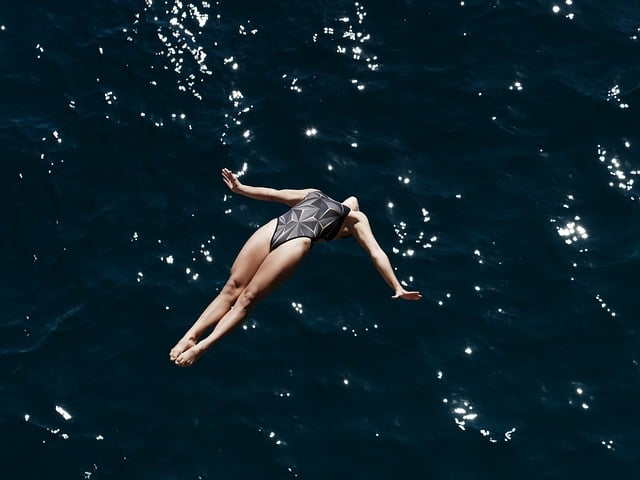
#> input picture image-1.jpg, 640 x 480 px
$ python opencv-2.py
#> lines starting #> are read from the running program, lines starting #| are printed output that depends on the picture
import cv2

img = cv2.imread('./image-1.jpg', 0)
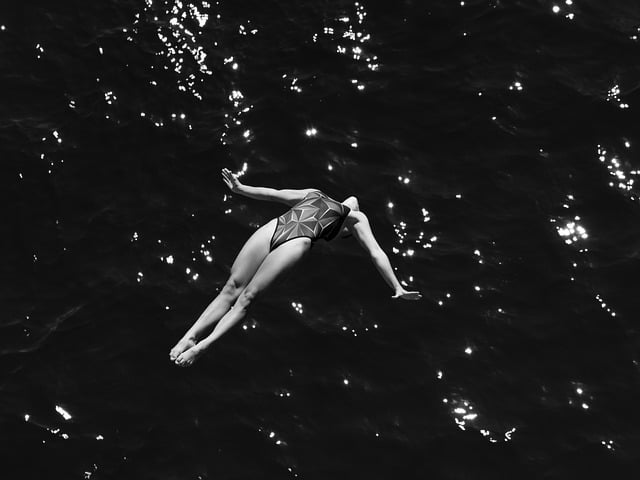
#> img: shape (480, 640); min 0, max 255, mean 27.4
# img = cv2.resize(img, (400, 400))

# resize
img = cv2.resize(img, (0, 0), fx=0.5, fy=0.5)
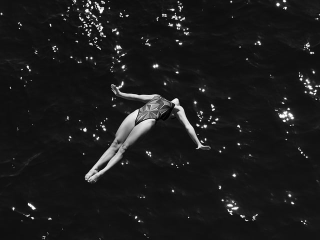
#> img: shape (240, 320); min 1, max 255, mean 27.6

# rotate
img = cv2.rotate(img, cv2.ROTATE_90_COUNTERCLOCKWISE)
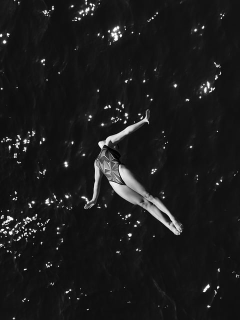
#> img: shape (320, 240); min 1, max 255, mean 27.6

cv2.imshow('image', img)

k = cv2.waitKey(3000)
#> (key Esc is pressed here)
if k == ord('s'):
    cv2.imwrite('new.jpg', img)

$ run again, with image-2.jpg copied over image-1.jpg
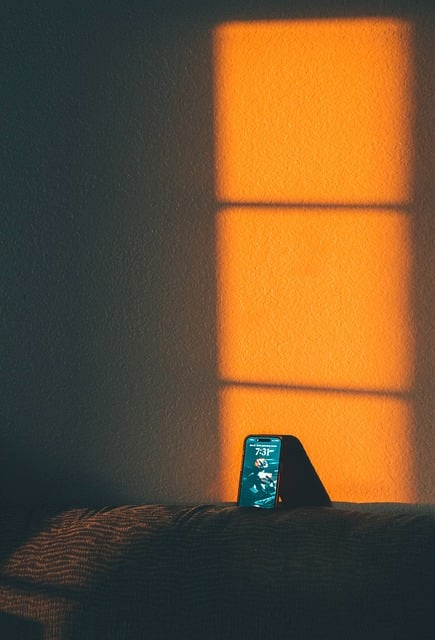
#> input picture image-2.jpg, 435 x 640 px
#> `img = cv2.imread('./image-1.jpg', 0)`:
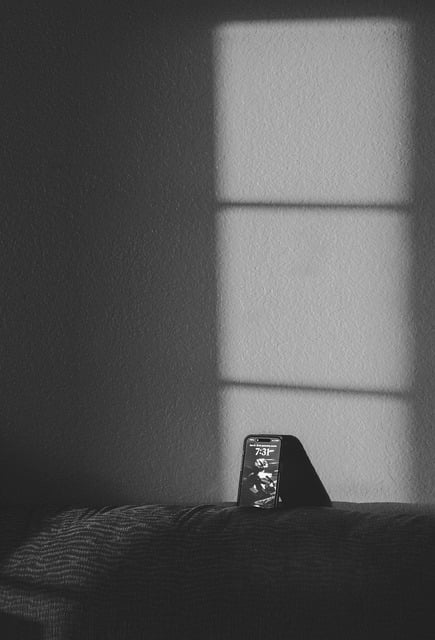
#> img: shape (640, 435); min 0, max 255, mean 86.8
#> `img = cv2.rotate(img, cv2.ROTATE_90_COUNTERCLOCKWISE)`:
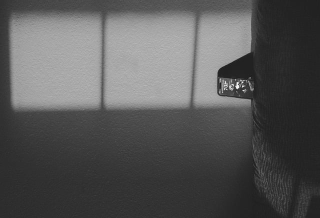
#> img: shape (218, 320); min 29, max 246, mean 86.9
